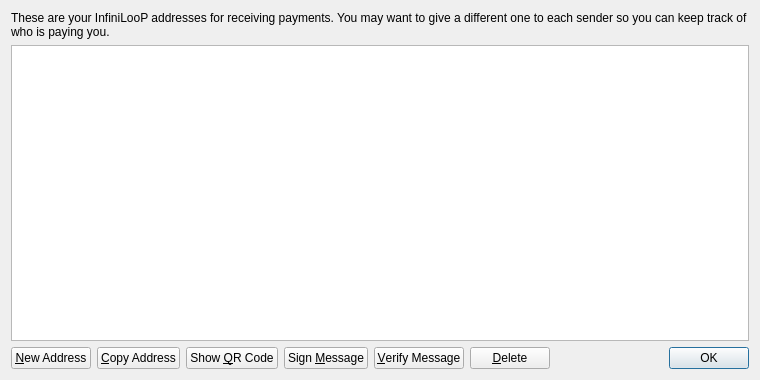
<?xml version="1.0" encoding="UTF-8"?>
<ui version="4.0">
 <class>AddressBookPage</class>
 <widget class="QWidget" name="AddressBookPage">
  <property name="geometry">
   <rect>
    <x>0</x>
    <y>0</y>
    <width>760</width>
    <height>380</height>
   </rect>
  </property>
  <property name="windowTitle">
   <string>Address Book</string>
  </property>
  <layout class="QVBoxLayout" name="verticalLayout">
   <item>
    <widget class="QLabel" name="labelExplanation">
     <property name="text">
      <string>These are your InfiniLooP addresses for receiving payments. You may want to give a different one to each sender so you can keep track of who is paying you.</string>
     </property>
     <property name="textFormat">
      <enum>Qt::PlainText</enum>
     </property>
     <property name="wordWrap">
      <bool>true</bool>
     </property>
    </widget>
   </item>
   <item>
    <widget class="QTableView" name="tableView">
     <property name="contextMenuPolicy">
      <enum>Qt::CustomContextMenu</enum>
     </property>
     <property name="toolTip">
      <string>Double-click to edit address or label</string>
     </property>
     <property name="tabKeyNavigation">
      <bool>false</bool>
     </property>
     <property name="selectionMode">
      <enum>QAbstractItemView::SingleSelection</enum>
     </property>
     <property name="selectionBehavior">
      <enum>QAbstractItemView::SelectRows</enum>
     </property>
     <property name="sortingEnabled">
      <bool>true</bool>
     </property>
     <attribute name="verticalHeaderVisible">
      <bool>false</bool>
     </attribute>
    </widget>
   </item>
   <item>
    <layout class="QHBoxLayout" name="horizontalLayout">
     <item>
      <widget class="QPushButton" name="newAddressButton">
       <property name="toolTip">
        <string>Create a new address</string>
       </property>
       <property name="text">
        <string>&amp;New Address</string>
       </property>
      </widget>
     </item>
     <item>
      <widget class="QPushButton" name="copyToClipboard">
       <property name="toolTip">
        <string>Copy the currently selected address to the system clipboard</string>
       </property>
       <property name="text">
        <string>&amp;Copy Address</string>
       </property>
      </widget>
     </item>
     <item>
      <widget class="QPushButton" name="showQRCode">
       <property name="text">
        <string>Show &amp;QR Code</string>
       </property>
      </widget>
     </item>
     <item>
      <widget class="QPushButton" name="signMessage">
       <property name="toolTip">
        <string>Sign a message to prove you own a InfiniLooP address</string>
       </property>
       <property name="text">
        <string>Sign &amp;Message</string>
       </property>
      </widget>
     </item>
     <item>
      <widget class="QPushButton" name="verifyMessage">
       <property name="toolTip">
        <string>Verify a message to ensure it was signed with a specified InfiniLooP address</string>
       </property>
       <property name="text">
        <string>&amp;Verify Message</string>
       </property>
      </widget>
     </item>
     <item>
      <widget class="QPushButton" name="deleteButton">
       <property name="toolTip">
        <string>Delete the currently selected address from the list</string>
       </property>
       <property name="text">
        <string>&amp;Delete</string>
       </property>
      </widget>
     </item>
     <item>
      <spacer name="horizontalSpacer">
       <property name="orientation">
        <enum>Qt::Horizontal</enum>
       </property>
       <property name="sizeHint" stdset="0">
        <size>
         <width>40</width>
         <height>20</height>
        </size>
       </property>
      </spacer>
     </item>
     <item>
      <widget class="QDialogButtonBox" name="buttonBox">
       <property name="sizePolicy">
        <sizepolicy hsizetype="Maximum" vsizetype="Fixed">
         <horstretch>0</horstretch>
         <verstretch>0</verstretch>
        </sizepolicy>
       </property>
       <property name="standardButtons">
        <set>QDialogButtonBox::Ok</set>
       </property>
      </widget>
     </item>
    </layout>
   </item>
  </layout>
 </widget>
 <resources>
  <include location="../bitcoin.qrc"/>
 </resources>
 <connections/>
</ui>
